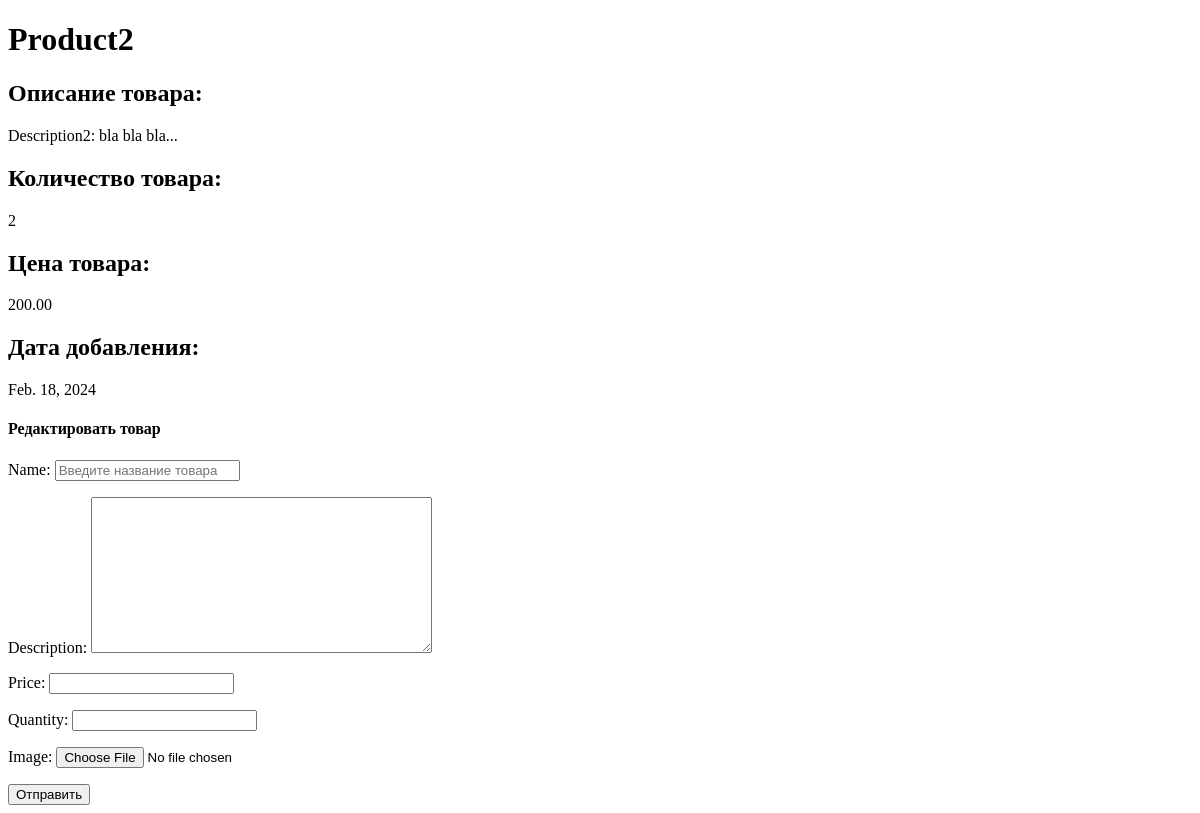
Before: /update_product/2/ with the older database file.
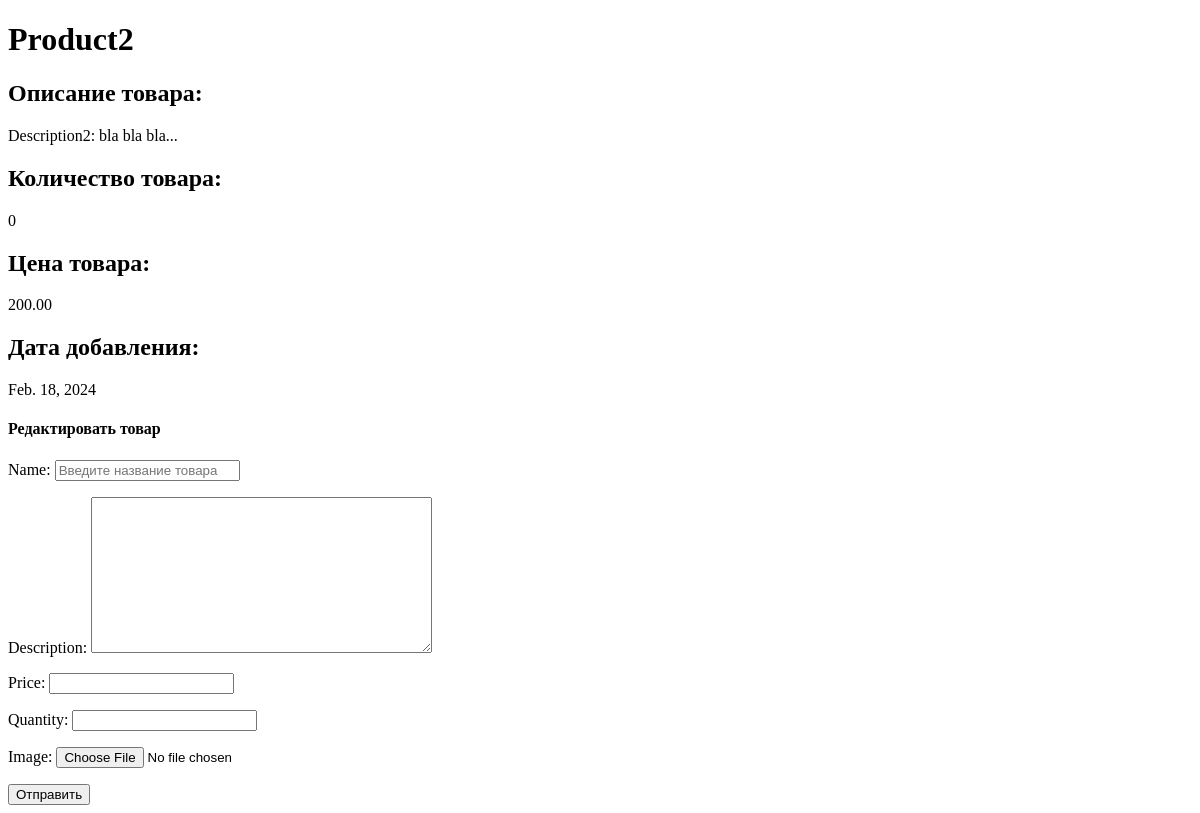
After: the same page with the newer database file.
### homework_app/models.py (models this page shows, shortened)
class Product(models.Model):
    name = models.CharField(max_length=100)
    description = models.CharField(max_length=400)
    price = models.DecimalField(max_digits=10, decimal_places=2)
    quantity = models.IntegerField(default=0)
    addition_date = models.DateField(auto_now_add=True)
    image = models.ImageField(blank=True, upload_to='media')
    def __str__(self):
        return f'{self.name} - {self.price}'

### homework_app/views.py (the view)
# urls.py: path('update_product/<int:product_id>/', views.update_product, name='update_product'),
def update_product(request, product_id):
    product = Product.objects.filter(pk=product_id).first()
    if request.method == 'POST':
        form = ProductFormUpdate(request.POST, request.FILES)
        if form.is_valid():
            name = form.cleaned_data['name']
            description = form.cleaned_data['description']
            quantity = form.cleaned_data['quantity']
            price = form.cleaned_data['price']
            image = form.cleaned_data['image']
            if name:
                product.name = name
            if description:
                product.description = description
            if quantity:
                product.quantity = quantity
            if price:
                product.price = price
            if image:
                product.image = image
            product.save()
    else:
        form = ProductFormUpdate()
    return render(request, 'homework_app/update_product.html', {'form': form, 'product': product})

### homework_app/form.py
class ProductFormUpdate(forms.Form):
    name = forms.CharField(max_length=100, widget=forms.TextInput(attrs={'class':
                                                                             'form-control',
                                                                         'placeholder': 'Введите название товара'}),
                           required=False)
    description = forms.CharField(max_length=400, widget=forms.Textarea, required=False)
    price = forms.DecimalField(min_value=0, max_digits=10, decimal_places=2, required=False)
    quantity = forms.IntegerField(min_value=0, required=False)
    image = forms.ImageField(required=False)

### homework_app/templates/homework_app/update_product.html (shortened to what this page needs)
{% extends 'base.html' %}
{% block content %}
<h1>{{product.name}}</h1>
<h2>Описание товара:</h2>
<p>{{product.description}}</p>
<h2>Количество товара:</h2>
<p>{{product.quantity}}</p>
<h2>Цена товара:</h2>
<p>{{product.price}}</p>
<h2>Дата добавления:</h2>
<p>{{product.addition_date}}
</p>
<h4>Редактировать товар</h4>
<form action="" method="post" class="post-form" enctype="multipart/form-data">
    {{form.as_p}}
<input type="submit" value="Отправить">
</form>
{% endblock %}

Changed rows visible on the page:
changed Product "Product2": quantity "2" → "0"
